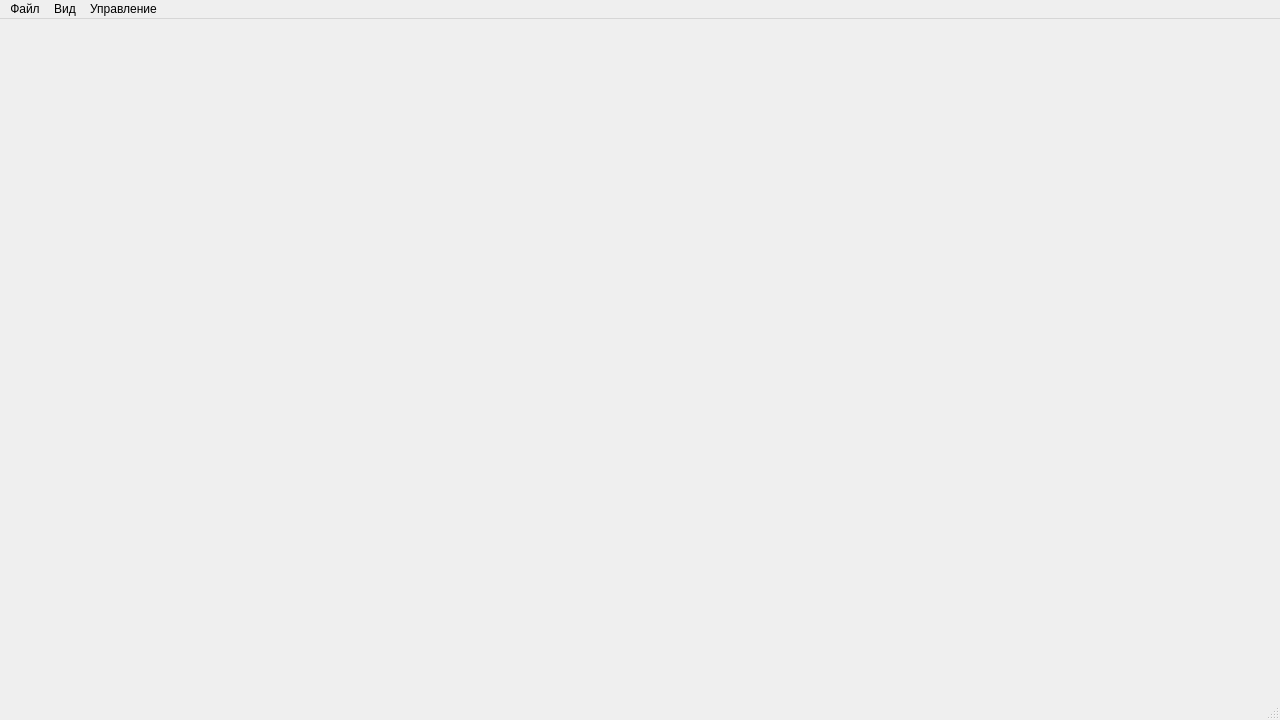
<?xml version="1.0" encoding="UTF-8"?>
<ui version="4.0">
 <class>MainWindow</class>
 <widget class="QMainWindow" name="MainWindow">
  <property name="geometry">
   <rect>
    <x>0</x>
    <y>0</y>
    <width>1280</width>
    <height>720</height>
   </rect>
  </property>
  <property name="windowTitle">
   <string>Проект</string>
  </property>
  <widget class="QWidget" name="centralwidget"/>
  <widget class="QMenuBar" name="menubar">
   <property name="geometry">
    <rect>
     <x>0</x>
     <y>0</y>
     <width>1280</width>
     <height>26</height>
    </rect>
   </property>
   <property name="styleSheet">
    <string notr="true"/>
   </property>
   <property name="defaultUp">
    <bool>false</bool>
   </property>
   <property name="nativeMenuBar">
    <bool>true</bool>
   </property>
   <widget class="QMenu" name="fileMenu">
    <property name="title">
     <string>Файл</string>
    </property>
    <widget class="QMenu" name="copySubMenu">
     <property name="title">
      <string>Скопировать</string>
     </property>
     <addaction name="copyDirAct"/>
     <addaction name="copyFileAct"/>
    </widget>
    <widget class="QMenu" name="createSubMenu">
     <property name="title">
      <string>Создать</string>
     </property>
     <addaction name="createDirAct"/>
     <addaction name="createFileAct"/>
    </widget>
    <addaction name="createSubMenu"/>
    <addaction name="copySubMenu"/>
    <addaction name="separator"/>
    <addaction name="saveProjectAct"/>
    <addaction name="separator"/>
    <addaction name="exitMenuAct"/>
    <addaction name="exitAct"/>
   </widget>
   <widget class="QMenu" name="ViewMenu">
    <property name="title">
     <string>Вид</string>
    </property>
    <addaction name="projectInformationAct"/>
    <addaction name="fileTreeAct"/>
    <addaction name="kanbanAct"/>
   </widget>
   <widget class="QMenu" name="runMenu">
    <property name="title">
     <string>Управление</string>
    </property>
    <addaction name="listOfTasksAct"/>
    <addaction name="addTaskAct"/>
    <addaction name="separator"/>
    <addaction name="setDeadlineAct"/>
    <addaction name="editDeadlineAct"/>
    <addaction name="separator"/>
    <addaction name="delProjectAct"/>
   </widget>
   <addaction name="fileMenu"/>
   <addaction name="ViewMenu"/>
   <addaction name="runMenu"/>
  </widget>
  <widget class="QStatusBar" name="statusbar"/>
  <action name="action_3">
   <property name="text">
    <string>Сохранить</string>
   </property>
  </action>
  <action name="saveProjectAct">
   <property name="text">
    <string>Сохранить</string>
   </property>
  </action>
  <action name="projectInformationAct">
   <property name="text">
    <string>Информация о проекте</string>
   </property>
  </action>
  <action name="tasksViewAct">
   <property name="text">
    <string>Задачи</string>
   </property>
  </action>
  <action name="fileTreeAct">
   <property name="text">
    <string>Ветка файлов</string>
   </property>
  </action>
  <action name="addTaskAct">
   <property name="text">
    <string>Добавить задачу</string>
   </property>
  </action>
  <action name="action_6">
   <property name="text">
    <string>Удалить задачу</string>
   </property>
  </action>
  <action name="addSubtaskAct">
   <property name="text">
    <string>Добавить подзадачу</string>
   </property>
  </action>
  <action name="setDeadlineAct">
   <property name="text">
    <string>Установить дедлайн</string>
   </property>
  </action>
  <action name="editDeadlineAct">
   <property name="text">
    <string>Изменить дедлайн</string>
   </property>
  </action>
  <action name="delProjectAct">
   <property name="text">
    <string>Удалить проект</string>
   </property>
  </action>
  <action name="exitAct">
   <property name="text">
    <string>Выход</string>
   </property>
  </action>
  <action name="listOfTasksAct">
   <property name="text">
    <string>Список задач</string>
   </property>
  </action>
  <action name="kanbanAct">
   <property name="text">
    <string>Кан-бан</string>
   </property>
  </action>
  <action name="action_4">
   <property name="text">
    <string>Выйти в главное меню</string>
   </property>
  </action>
  <action name="copyDirAct">
   <property name="text">
    <string>Директорию</string>
   </property>
  </action>
  <action name="copyFileAct">
   <property name="text">
    <string>Файл</string>
   </property>
  </action>
  <action name="createDirAct">
   <property name="text">
    <string>Директорию</string>
   </property>
  </action>
  <action name="createFileAct">
   <property name="text">
    <string>Файл</string>
   </property>
  </action>
  <action name="exitMenuAct">
   <property name="text">
    <string>Выход в меню</string>
   </property>
  </action>
 </widget>
 <resources/>
 <connections/>
</ui>
